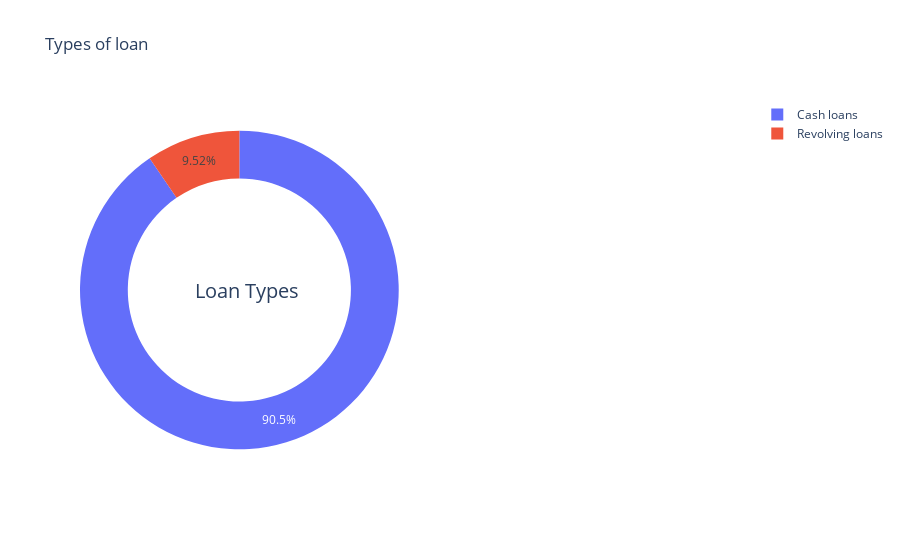

Here is the notebook cell this chart was saved with:
### Markdown cell above
### NAME_CONTRACT_TYPE : type de prêt

### Code cell
temp = application_train["NAME_CONTRACT_TYPE"].value_counts()
fig = {
    "data": [
      {
          "values": temp.values,
          "labels": temp.index,
          "domain": {"x": [0, .48]},
          # "name": "Types of Loans",
          # "hoverinfo":"label+percent+name",
          "hole": .7,
          "type": "pie"
      },

    ],
    "layout": {
        "title": "Types of loan",
        "annotations": [
            {
                "font": {
                    "size": 20
                },
                "showarrow": False,
                "text": "Loan Types",
                "x": 0.17,
                "y": 0.5
            }

        ]
    }
}
iplot(fig, filename='donut')

### Figure 1 — Plotly figure (JSON) as saved in the notebook; plotly's stock layout.template omitted (floating-point values rounded to 4 significant figures)
{"data": [{"domain": {"x": [0, 0.48]}, "hole": 0.7, "labels": ["Cash loans", "Revolving loans"], "type": "pie", "values": [278232, 29279]}], "layout": {"annotations": [{"font": {"size": 20}, "showarrow": false, "text": "Loan Types", "x": 0.17, "y": 0.5}], "title": {"text": "Types of loan"}}}
